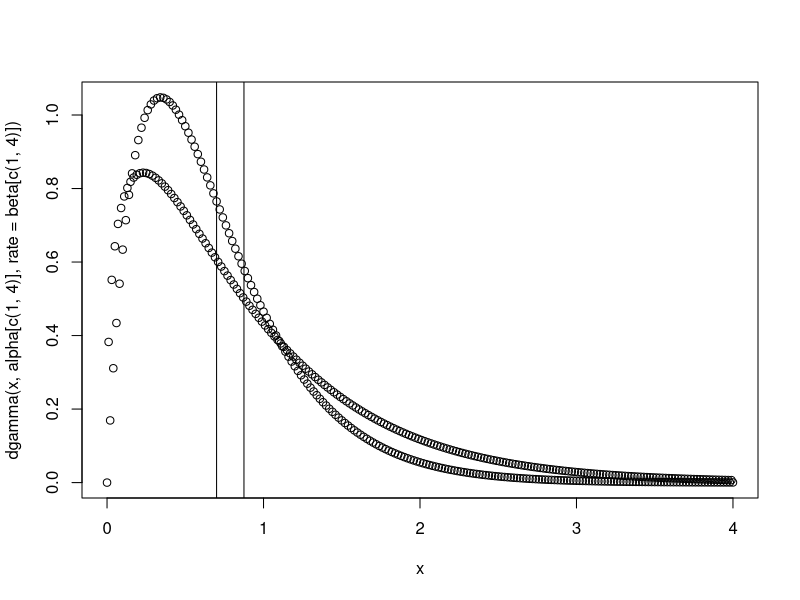

Write R code to recreate this figure.
# understanding gamma distribution

# couple observations: if mean and sd are increased
# by same percentage then each percentile increases by the same percentage
#  if mean and sd are the same then it is monotonically decreasing prob
# density. If sd<mean, then there is a mode to the right of zero. 

alpha <- 1 # shape
beta <- 10 # rate

mu = 0.7*c(1, 1.25, 1.25, 1.25, 1.5, 1.5)
sigma = 0.5*c(1, 1, 1.25, 1.5, 1.5, 2)

alpha <-  mu^2/sigma^2
beta <-  mu/sigma^2


x <- seq(from = 0, to = 4, by = 0.01)

plot(x, dgamma(x, alpha[c(1,  4)], rate = beta[c(1, 4)]), type = "p")
abline(v = mu[c(1, 4)])



q <- qgamma(0.99, alpha, beta)
q
q/q[1]
